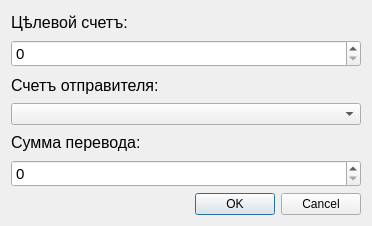
<?xml version="1.0" encoding="UTF-8"?>
<ui version="4.0">
 <class>CompanyTransferDialog</class>
 <widget class="QDialog" name="CompanyTransferDialog">
  <property name="geometry">
   <rect>
    <x>0</x>
    <y>0</y>
    <width>372</width>
    <height>226</height>
   </rect>
  </property>
  <property name="minimumSize">
   <size>
    <width>0</width>
    <height>0</height>
   </size>
  </property>
  <property name="maximumSize">
   <size>
    <width>16777215</width>
    <height>16777215</height>
   </size>
  </property>
  <property name="windowTitle">
   <string>Dialog</string>
  </property>
  <layout class="QVBoxLayout" name="verticalLayout">
   <item>
    <widget class="QLabel" name="Target_lable">
     <property name="font">
      <font>
       <pointsize>12</pointsize>
      </font>
     </property>
     <property name="text">
      <string>Цѣлевой счетъ: </string>
     </property>
    </widget>
   </item>
   <item>
    <widget class="QSpinBox" name="TargetEdit">
     <property name="font">
      <font>
       <pointsize>11</pointsize>
      </font>
     </property>
    </widget>
   </item>
   <item>
    <widget class="QLabel" name="User_lable">
     <property name="font">
      <font>
       <pointsize>12</pointsize>
      </font>
     </property>
     <property name="text">
      <string>Счетъ отправителя: </string>
     </property>
    </widget>
   </item>
   <item>
    <widget class="QComboBox" name="AccBox"/>
   </item>
   <item>
    <widget class="QLabel" name="Sum_lable">
     <property name="font">
      <font>
       <pointsize>12</pointsize>
      </font>
     </property>
     <property name="text">
      <string>Сумма перевода: </string>
     </property>
    </widget>
   </item>
   <item>
    <widget class="QSpinBox" name="SumEdit">
     <property name="font">
      <font>
       <pointsize>11</pointsize>
      </font>
     </property>
    </widget>
   </item>
   <item>
    <widget class="QDialogButtonBox" name="buttonBox">
     <property name="orientation">
      <enum>Qt::Horizontal</enum>
     </property>
     <property name="standardButtons">
      <set>QDialogButtonBox::Cancel|QDialogButtonBox::Ok</set>
     </property>
    </widget>
   </item>
  </layout>
 </widget>
 <resources/>
 <connections>
  <connection>
   <sender>buttonBox</sender>
   <signal>accepted()</signal>
   <receiver>CompanyTransferDialog</receiver>
   <slot>accept()</slot>
   <hints>
    <hint type="sourcelabel">
     <x>248</x>
     <y>254</y>
    </hint>
    <hint type="destinationlabel">
     <x>157</x>
     <y>274</y>
    </hint>
   </hints>
  </connection>
  <connection>
   <sender>buttonBox</sender>
   <signal>rejected()</signal>
   <receiver>CompanyTransferDialog</receiver>
   <slot>reject()</slot>
   <hints>
    <hint type="sourcelabel">
     <x>316</x>
     <y>260</y>
    </hint>
    <hint type="destinationlabel">
     <x>286</x>
     <y>274</y>
    </hint>
   </hints>
  </connection>
 </connections>
</ui>
